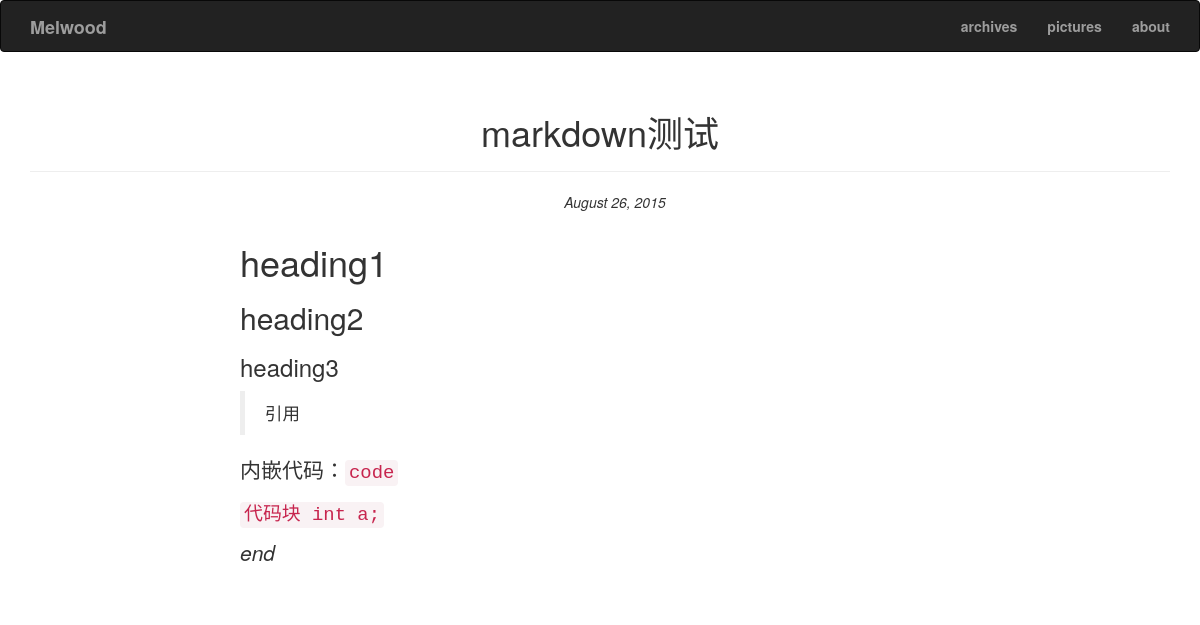
The app's page /post/4 with its own data.
### app/models.py (models this page shows, shortened)
class Post(db.Model):
    __tablename__ = 'posts'
    id = db.Column(db.Integer, primary_key=True)
    title = db.Column(db.Text)
    body = db.Column(db.Text)
    body_html = db.Column(db.Text)
    timestamp = db.Column(db.DateTime(), index=True, default=datetime.utcnow)
    comments = db.relationship('Comment', backref='post', lazy='dynamic')

### app/main/views.py (the view)
@main.route('/post/<int:id>', methods=['GET', 'POST'])
def post(id):
    post = Post.query.get_or_404(id)
    return render_template('post.html', post=post)

### app/templates/post.html
{% extends "base.html" %}
{% block page_content %}
<div class="page-header">
	<h1 class="text-center">{{ post.title }}</h1>
</div>
<div class="container">
	<div class="row">
		<div class="post-date text-center">
			<p><i>{{ moment(post.timestamp).format('LL') }}</i></p>
		</div>
	</div>
	<div class="row">
		<div class="col-md-2"></div>
		<div class="col-md-8 lead">
			{% if post.body_html %}
				{{ post.body_html | safe }}
			{% else %}
              			{{ post.body }}
              		{% endif %}
		</div>
		<div class="col-md-2"></div>
	</div>
</div>
{% endblock %}

### records on screen
Post: title "markdown测试", timestamp "August 26, 2015", body_html "heading1 heading2 heading3 引用 内嵌代码： code 代码块 int a; end"
